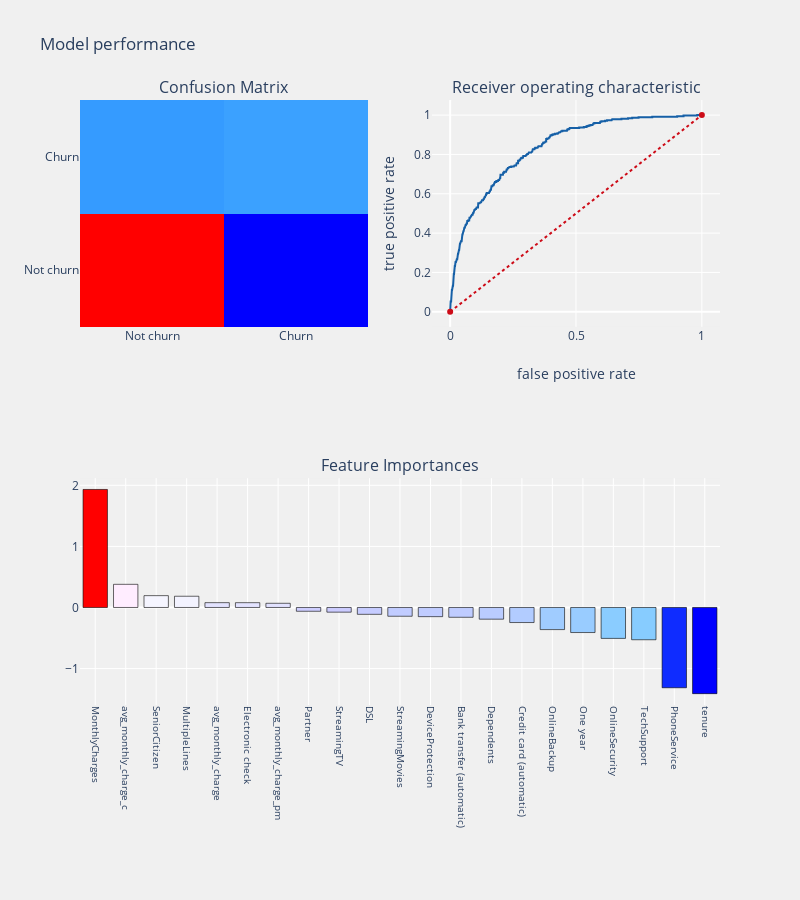

Notebook code for this chart:
### Code cell
logit_preds = telecom_churn_prediction(logit, train_X, test_X, train_Y, test_Y,cols, "coefficients", threshold_plot=True)

### Figure 1 — Plotly figure (JSON) as saved in the notebook; plotly's stock layout.template omitted (floating-point values rounded to 4 significant figures; data arrays with more than 128 entries replaced by an {"elided": "..."} marker saying what was removed)
{"data": [{"colorscale": [[0, "rgb(0,0,255)"], [0.1, "rgb(51,153,255)"], [0.2, "rgb(102,204,255)"], [0.3, "rgb(153,204,255)"], [0.4, "rgb(204,204,255)"], [0.5, "rgb(255,255,255)"], [0.6, "rgb(255,204,255)"], [0.7, "rgb(255,153,255)"], [0.8, "rgb(255,102,204)"], [0.9, "rgb(255,102,102)"], [1, "rgb(255,0,0)"]], "name": "matrix", "showscale": false, "type": "heatmap", "x": ["Not churn", "Churn"], "xaxis": "x", "y": ["Not churn", "Churn"], "yaxis": "y", "z": [[932, 98], [185, 194]]}, {"line": {"color": "rgb(22, 96, 167)", "width": 2}, "name": "Roc : 0.7083638599277609", "type": "scatter", "x": {"elided": "415 float values"}, "xaxis": "x2", "y": {"elided": "415 float values"}, "yaxis": "y2"}, {"line": {"color": "rgb(205, 12, 24)", "dash": "dot", "width": 2}, "type": "scatter", "x": [0, 1], "xaxis": "x2", "y": [0, 1], "yaxis": "y2"}, {"marker": {"color": [1.932, 0.3793, 0.1938, 0.184, 0.0787, 0.07848, 0.06867, -0.06231, -0.07676, -0.1123, -0.1439, -0.1503, -0.1608, -0.1918, -0.2468, -0.3622, -0.4106, -0.5065, -0.5288, -1.314, -1.411], "colorscale": [[0, "rgb(0,0,255)"], [0.1, "rgb(51,153,255)"], [0.2, "rgb(102,204,255)"], [0.3, "rgb(153,204,255)"], [0.4, "rgb(204,204,255)"], [0.5, "rgb(255,255,255)"], [0.6, "rgb(255,204,255)"], [0.7, "rgb(255,153,255)"], [0.8, "rgb(255,102,204)"], [0.9, "rgb(255,102,102)"], [1, "rgb(255,0,0)"]], "line": {"color": "black", "width": 0.6}}, "name": "coefficients", "type": "bar", "x": ["MonthlyCharges", "avg_monthly_charge_c", "SeniorCitizen", "MultipleLines", "avg_monthly_charge", "Electronic check", "avg_monthly_charge_pm", "Partner", "StreamingTV", "DSL", "StreamingMovies", "DeviceProtection", "Bank transfer (automatic)", "Dependents", "Credit card (automatic)", "OnlineBackup", "One year", "OnlineSecurity", "TechSupport", "PhoneService", "tenure"], "xaxis": "x3", "y": [1.932, 0.3793, 0.1938, 0.184, 0.0787, 0.07848, 0.06867, -0.06231, -0.07676, -0.1123, -0.1439, -0.1503, -0.1608, -0.1918, -0.2468, -0.3622, -0.4106, -0.5065, -0.5288, -1.314, -1.411], "yaxis": "y3"}], "layout": {"annotations": [{"font": {"size": 16}, "showarrow": false, "text": "Confusion Matrix", "x": 0.225, "xanchor": "center", "xref": "paper", "y": 1, "yanchor": "bottom", "yref": "paper"}, {"font": {"size": 16}, "showarrow": false, "text": "Receiver operating characteristic", "x": 0.775, "xanchor": "center", "xref": "paper", "y": 1, "yanchor": "bottom", "yref": "paper"}, {"font": {"size": 16}, "showarrow": false, "text": "Feature Importances", "x": 0.5, "xanchor": "center", "xref": "paper", "y": 0.375, "yanchor": "bottom", "yref": "paper"}], "autosize": false, "height": 900, "margin": {"b": 195}, "paper_bgcolor": "rgba(240,240,240, 0.95)", "plot_bgcolor": "rgba(240,240,240, 0.95)", "showlegend": false, "title": {"text": "Model performance"}, "width": 800, "xaxis": {"anchor": "y", "domain": [0, 0.45]}, "xaxis2": {"anchor": "y2", "domain": [0.55, 1], "title": {"text": "false positive rate"}}, "xaxis3": {"anchor": "y3", "domain": [0, 1], "showgrid": true, "tickangle": 90, "tickfont": {"size": 10}}, "yaxis": {"anchor": "x", "domain": [0.625, 1]}, "yaxis2": {"anchor": "x2", "domain": [0.625, 1], "title": {"text": "true positive rate"}}, "yaxis3": {"anchor": "x3", "domain": [0, 0.375]}}}
